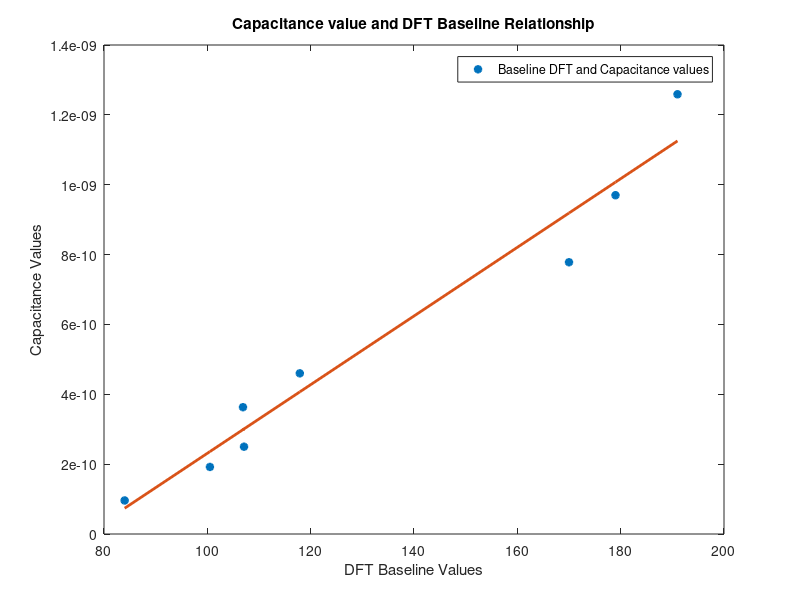
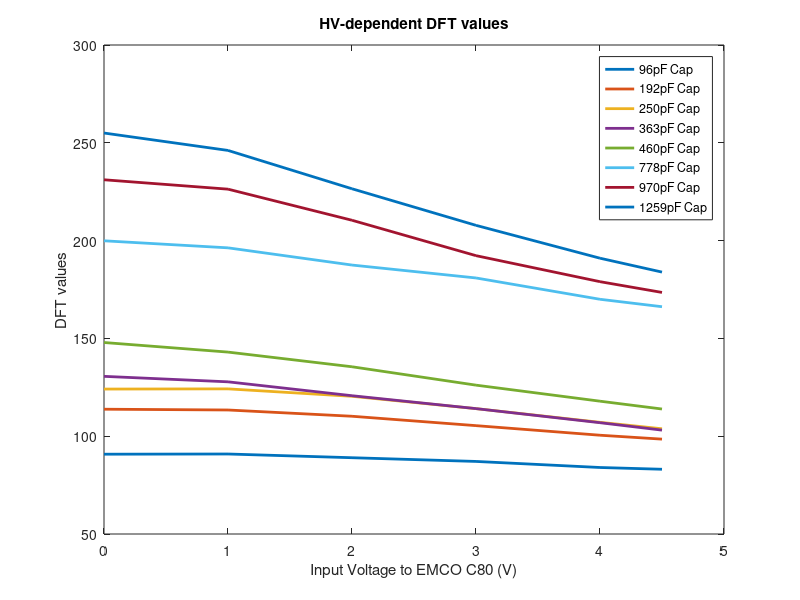
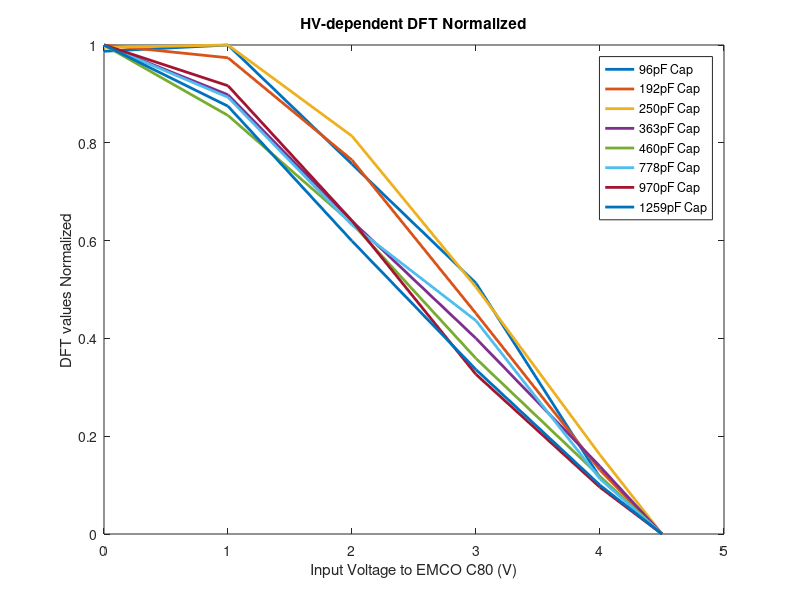

Write the MATLAB code that produced these figures, in order.
clear all;
close all;
clc;

cap_val = [96*10^-12, 192*10^-12, 250*10^-12, 363*10^-12, 460*10^-12, 778*10^-12, 970*10^-12, 1259*10^-12];
drift_val = [ 90.8,  90.9,  89.0,  87.1,  84.0,  83.1;
              113.8, 113.4, 110.2, 105.4, 100.5, 98.5;
              124.1, 124.2, 120.4, 114.1, 107.1, 103.8;
              130.6, 127.8, 120.7, 114.1, 106.9, 103.1;
              147.9, 143.0, 135.5, 126.1, 117.9, 113.9;
              199.9, 196.3, 187.5, 180.9, 170.0, 166.2;
              231.1, 226.3, 210.4, 192.3, 179.0, 173.5;
              255.0, 246.1, 226.5, 207.8, 191.0, 183.9];
voltage = [0 1 2 3 4 4.5];

% Capacitance relationship with baseline drift
P = polyfit(drift_val(:,5),cap_val(:),1);
yfit = P(1)*drift_val(:,5)+P(2);
    
figure(1);
plot(drift_val(:,5), cap_val(:), '*', 'LineWidth',2); hold on;
plot(drift_val(:,5), yfit, 'LineWidth',2);
legend('Baseline DFT and Capacitance values');
xlabel('DFT Baseline Values');
ylabel('Capacitance Values');
title('Capacitance value and DFT Baseline Relationship');

% DFT Drift and EMCO C80 Input Voltage
figure(2);
plot(voltage, drift_val(1,:), 'LineWidth',2); hold on;
plot(voltage, drift_val(2,:), 'LineWidth',2);
plot(voltage, drift_val(3,:), 'LineWidth',2);
plot(voltage, drift_val(4,:), 'LineWidth',2);
plot(voltage, drift_val(5,:), 'LineWidth',2);
plot(voltage, drift_val(6,:), 'LineWidth',2);
plot(voltage, drift_val(7,:), 'LineWidth',2);
plot(voltage, drift_val(8,:), 'LineWidth',2);
legend('96pF Cap','192pF Cap','250pF Cap','363pF Cap','460pF Cap','778pF Cap', '970pF Cap','1259pF Cap');
xlabel('Input Voltage to EMCO C80 (V)');
ylabel('DFT values');
title('HV-dependent DFT values');

% Normalizing data and replot DFT vs EMCO input voltage

drift_norm = zeros(6,6);
for i = 1:1:8
    for j = 1:1:6
        drift_norm(i,j) = ( drift_val(i,j)- min(drift_val(i,:)) ) / ( max(drift_val(i,:)) - min(drift_val(i,:)) );       
    end
end
figure(3);
plot(voltage, drift_norm(1,:), 'LineWidth',2); hold on;
plot(voltage, drift_norm(2,:), 'LineWidth',2);
plot(voltage, drift_norm(3,:), 'LineWidth',2);
plot(voltage, drift_norm(4,:), 'LineWidth',2);
plot(voltage, drift_norm(5,:), 'LineWidth',2);
plot(voltage, drift_norm(6,:), 'LineWidth',2);
plot(voltage, drift_norm(7,:), 'LineWidth',2);
plot(voltage, drift_norm(8,:), 'LineWidth',2);
legend('96pF Cap','192pF Cap','250pF Cap','363pF Cap','460pF Cap','778pF Cap', '970pF Cap','1259pF Cap');
xlabel('Input Voltage to EMCO C80 (V)');
ylabel('DFT values Normalized');
title('HV-dependent DFT Normalized');

P = polyfit(voltage(:)',drift_val(4,:),1);